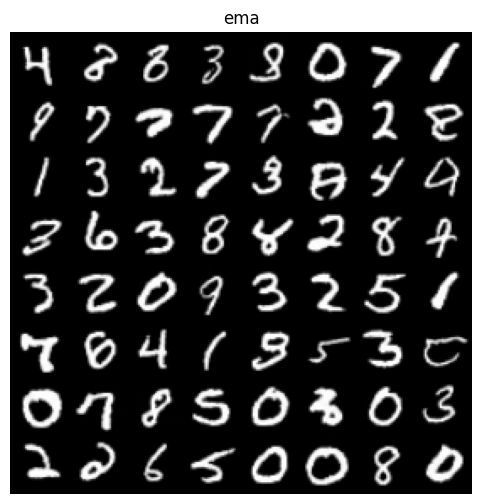
#> input picture results/samples_ema.png, 481 x 504 px
$ python compare_ddim.py
#> lines starting #> are read from the running program, lines starting #| are printed output that depends on the picture
"""Put DDPM and DDIM sample grids side by side."""

import matplotlib.image as mpimg
import matplotlib.pyplot as plt

files = [
    ("results/samples_ema.png", "DDPM, 400 steps"),
    ("results/samples_ema_ddim50.png", "DDIM, 50 steps"),
    ("results/samples_ema_ddim20.png", "DDIM, 20 steps"),
    ("results/samples_ema_ddim10.png", "DDIM, 10 steps"),
]

fig, axes = plt.subplots(1, 4, figsize=(20, 5.5))
for ax, (path, title) in zip(axes, files):
    ax.imshow(mpimg.imread(path))
    ax.set_title(title)
    ax.axis("off")
plt.savefig("results/ddim_comparison.png", bbox_inches="tight")
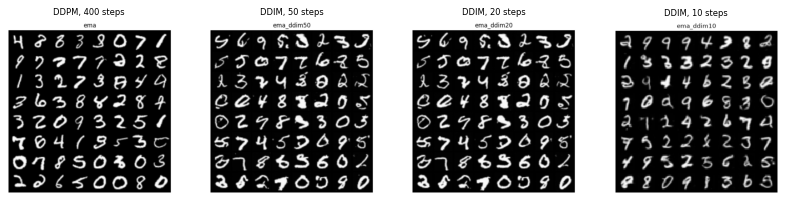
#> figure drawn by matplotlib, 4 panels
plt.show()
